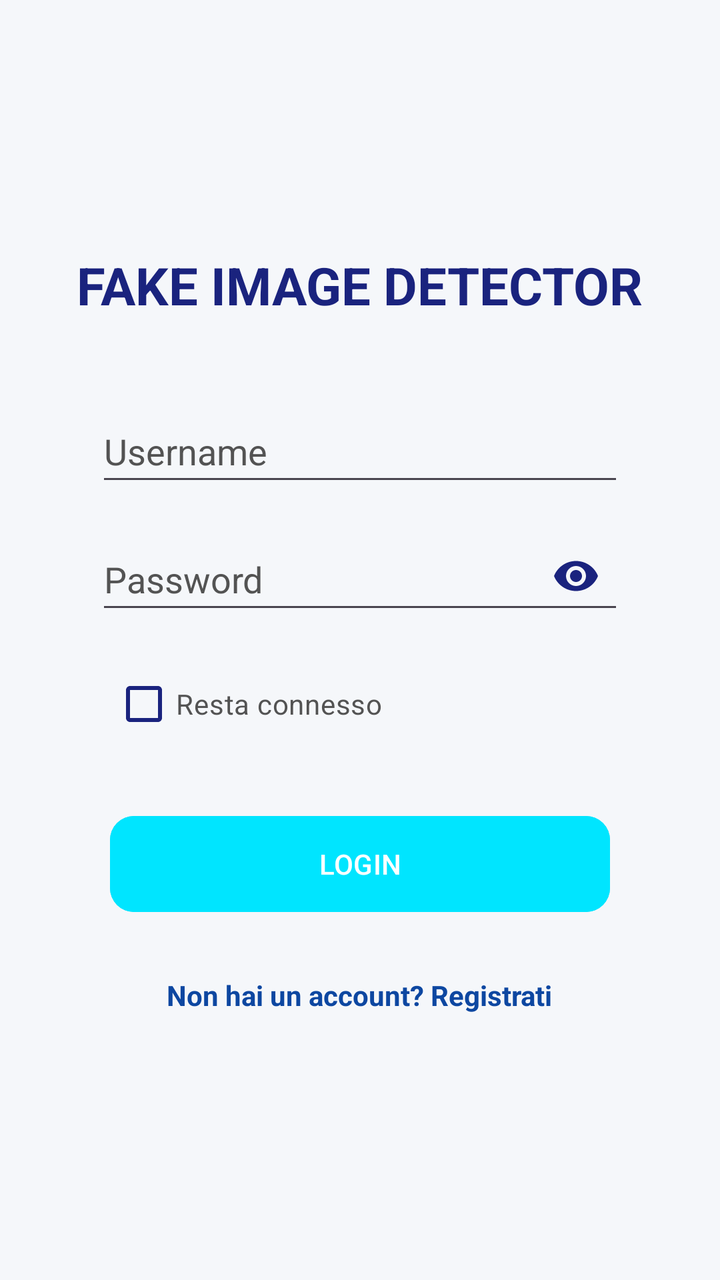
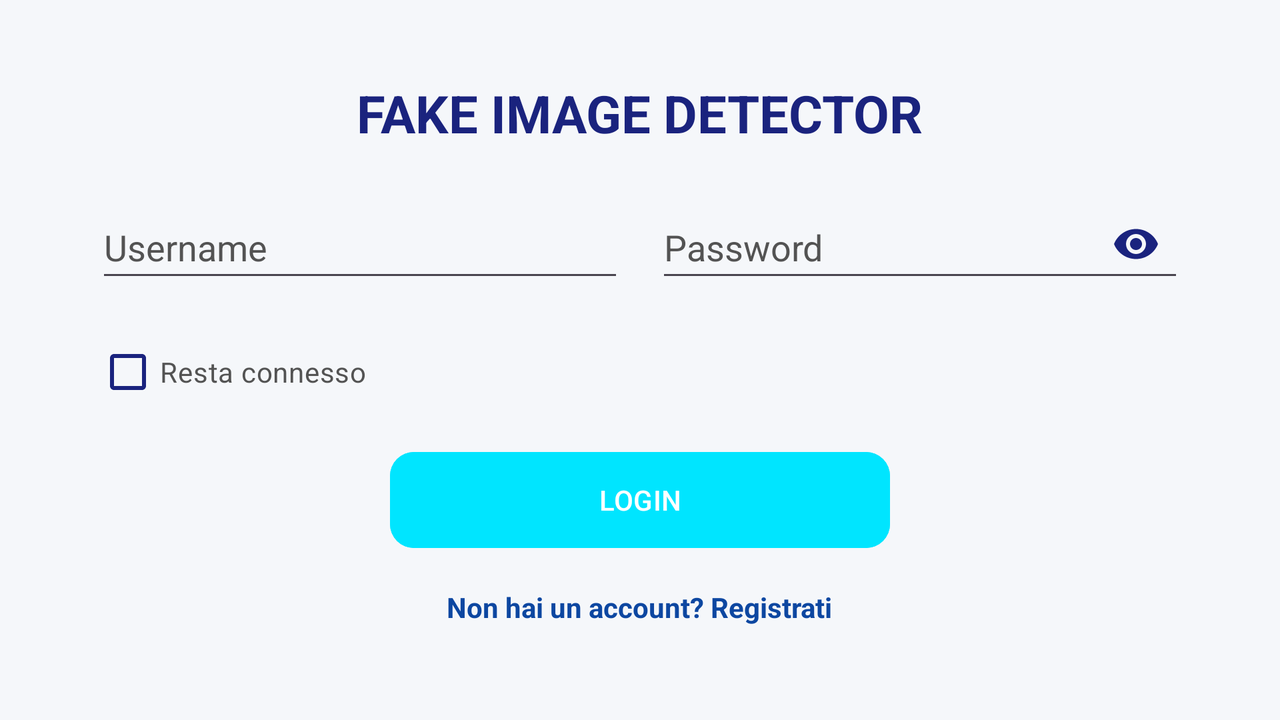

Two renders of one Android screen. The first uses the default layout on a phone; the second uses the alternative layout the repository ships for a different screen configuration, on a matching device. The two XML files are below.
<!-- AndroidManifest.xml: application theme Theme.FakeImageDetector -->
<!-- res/layout/activity_login.xml -->
<?xml version="1.0" encoding="utf-8"?>
<ScrollView xmlns:android="http://schemas.android.com/apk/res/android"
    xmlns:app="http://schemas.android.com/apk/res-auto"
    android:layout_width="match_parent"
    android:layout_height="match_parent"
    android:fillViewport="true"
    android:background="@color/background">

    <LinearLayout
        android:layout_width="match_parent"
        android:layout_height="wrap_content"
        android:orientation="vertical"
        android:fitsSystemWindows="true"
        android:padding="32dp"
        android:gravity="center">

        <TextView
            android:layout_width="wrap_content"
            android:layout_height="wrap_content"
            android:text="@string/title_auth"
            android:textSize="26sp"
            android:textStyle="bold"
            android:layout_marginBottom="40dp"
            android:textColor="@color/primary"/>

        <com.google.android.material.textfield.TextInputLayout
            android:id="@+id/tilUsername"
            android:layout_width="match_parent"
            android:layout_height="wrap_content"
            android:layout_marginStart="16dp"
            android:layout_marginEnd="16dp"
            android:layout_marginBottom="16dp"
            app:hintEnabled="false"
            style="@style/Widget.Design.TextInputLayout"
            app:boxBackgroundMode="none">
            <com.google.android.material.textfield.TextInputEditText
                android:id="@+id/etUsername"
                android:layout_width="match_parent"
                android:layout_height="wrap_content"
                android:hint="@string/hint_username"
                android:inputType="textPersonName"
                android:textColor="@color/text_primary"
                android:textColorHint="@color/text_secondary"
                android:minHeight="48dp" />
        </com.google.android.material.textfield.TextInputLayout>

        <com.google.android.material.textfield.TextInputLayout
            android:id="@+id/tilPassword"
            android:layout_width="match_parent"
            android:layout_height="wrap_content"
            android:layout_marginStart="16dp"
            android:layout_marginEnd="16dp"
            android:layout_marginBottom="16dp"
            app:passwordToggleEnabled="true"
            app:passwordToggleTint="@color/primary"
            app:hintEnabled="false"
            style="@style/Widget.Design.TextInputLayout"
            app:boxBackgroundMode="none">
            <com.google.android.material.textfield.TextInputEditText
                android:id="@+id/etPassword"
                android:layout_width="match_parent"
                android:layout_height="wrap_content"
                android:hint="@string/hint_password"
                android:inputType="textPassword"
                android:textColor="@color/text_primary"
                android:textColorHint="@color/text_secondary"
                android:minHeight="48dp" />
        </com.google.android.material.textfield.TextInputLayout>

        <com.google.android.material.checkbox.MaterialCheckBox
            android:id="@+id/cbRememberMe"
            android:layout_width="match_parent"
            android:layout_height="wrap_content"
            android:layout_marginStart="16dp"
            android:text="Resta connesso"
            android:textColor="@color/text_secondary"
            app:buttonTint="@color/primary" />

        <androidx.constraintlayout.widget.ConstraintLayout
            android:layout_width="match_parent"
            android:layout_height="wrap_content"
            android:layout_marginTop="32dp">

            <Button
                android:id="@+id/btnLogin"
                android:layout_width="0dp"
                android:layout_height="wrap_content"
                app:layout_constraintWidth_max="250dp"
                app:layout_constraintLeft_toLeftOf="parent"
                app:layout_constraintRight_toRightOf="parent"
                app:layout_constraintTop_toTopOf="parent"
                android:text="@string/btn_login"
                android:backgroundTint="@color/secondary" />

        </androidx.constraintlayout.widget.ConstraintLayout>

        <TextView
            android:id="@+id/tvSwitchAuth"
            android:layout_width="wrap_content"
            android:layout_height="wrap_content"
            android:text="@string/auth_switch_register"
            android:layout_marginTop="24dp"
            android:textColor="@color/primary_variant"
            android:textStyle="bold"
            android:padding="8dp" />

    </LinearLayout>
</ScrollView>
<!-- resources referenced by this layout -->
<resources>
  <color name="background">#F5F7FA</color>
  <color name="primary">#1A237E</color>
  <color name="primary_variant">#0D47A1</color>
  <color name="secondary">#00E5FF</color>
  <color name="text_primary">#212121</color>
  <color name="text_secondary">#535353</color>
  <string name="auth_switch_register">Non hai un account? Registrati</string>
  <string name="btn_login">LOGIN</string>
  <string name="hint_password">Password</string>
  <string name="hint_username">Username</string>
  <string name="title_auth">FAKE IMAGE DETECTOR</string>
  <style name="Theme.FakeImageDetector" parent="Theme.Material3.DayNight.NoActionBar">
          <item name="colorPrimary">@color/primary</item>
          <item name="colorSecondary">@color/secondary</item>
          <item name="android:windowBackground">@color/background</item>
          <item name="android:windowFullscreen">true</item>
          <item name="materialButtonStyle">@style/Widget.App.Button</item>
      </style>
  <style name="Widget.App.Button" parent="Widget.Material3.Button">
          <item name="cornerRadius">12dp</item>
          <item name="android:insetTop">0dp</item>
          <item name="android:insetBottom">0dp</item>
      </style>s
</resources>
<!-- res/layout-land/activity_login.xml (the repository's variant of the layout above) -->
<!-- drawn on the phone turned sideways -->
<?xml version="1.0" encoding="utf-8"?>
<ScrollView xmlns:android="http://schemas.android.com/apk/res/android"
    xmlns:app="http://schemas.android.com/apk/res-auto"
    android:layout_width="match_parent"
    android:layout_height="match_parent"
    android:fillViewport="true"
    android:background="@color/background">

    <LinearLayout
        android:layout_width="match_parent"
        android:layout_height="wrap_content"
        android:orientation="vertical"
        android:fitsSystemWindows="true"
        android:padding="32dp"
        android:gravity="center">

        <TextView
            android:layout_width="wrap_content"
            android:layout_height="wrap_content"
            android:text="@string/title_auth"
            android:textSize="26sp"
            android:textStyle="bold"
            android:layout_marginBottom="24dp"
            android:textColor="@color/primary"/>

        <LinearLayout
            android:layout_width="match_parent"
            android:layout_height="wrap_content"
            android:orientation="horizontal"
            android:layout_marginStart="16dp"
            android:layout_marginEnd="16dp"
            android:baselineAligned="false">

            <com.google.android.material.textfield.TextInputLayout
                android:id="@+id/tilUsername"
                android:layout_width="0dp"
                android:layout_height="wrap_content"
                android:layout_weight="1"
                android:layout_marginEnd="8dp"
                android:layout_marginBottom="16dp"
                app:hintEnabled="false"
                style="@style/Widget.Design.TextInputLayout"
                app:boxBackgroundMode="none">

                <com.google.android.material.textfield.TextInputEditText
                    android:id="@+id/etUsername"
                    android:layout_width="match_parent"
                    android:layout_height="wrap_content"
                    android:hint="@string/hint_username"
                    android:inputType="textPersonName"
                    android:textColor="@color/text_primary"
                    android:textColorHint="@color/text_secondary"
                    android:minHeight="48dp" />
            </com.google.android.material.textfield.TextInputLayout>

            <com.google.android.material.textfield.TextInputLayout
                android:id="@+id/tilPassword"
                android:layout_width="0dp"
                android:layout_height="wrap_content"
                android:layout_weight="1"
                android:layout_marginStart="8dp"
                android:layout_marginBottom="16dp"
                app:passwordToggleEnabled="true"
                app:passwordToggleTint="@color/primary"
                app:hintEnabled="false"
                style="@style/Widget.Design.TextInputLayout"
                app:boxBackgroundMode="none">

                <com.google.android.material.textfield.TextInputEditText
                    android:id="@+id/etPassword"
                    android:layout_width="match_parent"
                    android:layout_height="wrap_content"
                    android:hint="@string/hint_password"
                    android:inputType="textPassword"
                    android:textColor="@color/text_primary"
                    android:textColorHint="@color/text_secondary"
                    android:minHeight="48dp" />
            </com.google.android.material.textfield.TextInputLayout>
        </LinearLayout>

        <com.google.android.material.checkbox.MaterialCheckBox
            android:id="@+id/cbRememberMe"
            android:layout_width="match_parent"
            android:layout_height="wrap_content"
            android:layout_marginStart="16dp"
            android:layout_marginEnd="16dp"
            android:text="Resta connesso"
            android:textColor="@color/text_secondary"
            app:buttonTint="@color/primary" />

        <androidx.constraintlayout.widget.ConstraintLayout
            android:layout_width="match_parent"
            android:layout_height="wrap_content"
            android:layout_marginTop="16dp">

            <Button
                android:id="@+id/btnLogin"
                android:layout_width="0dp"
                android:layout_height="wrap_content"
                app:layout_constraintWidth_max="250dp"
                app:layout_constraintLeft_toLeftOf="parent"
                app:layout_constraintRight_toRightOf="parent"
                app:layout_constraintTop_toTopOf="parent"
                android:text="@string/btn_login"
                android:backgroundTint="@color/secondary"
                android:textColor="@android:color/white" />
        </androidx.constraintlayout.widget.ConstraintLayout>

        <TextView
            android:id="@+id/tvSwitchAuth"
            android:layout_width="wrap_content"
            android:layout_height="wrap_content"
            android:text="@string/auth_switch_register"
            android:layout_marginTop="12dp"
            android:textColor="@color/primary_variant"
            android:textStyle="bold"
            android:padding="8dp" />

    </LinearLayout>
</ScrollView>
